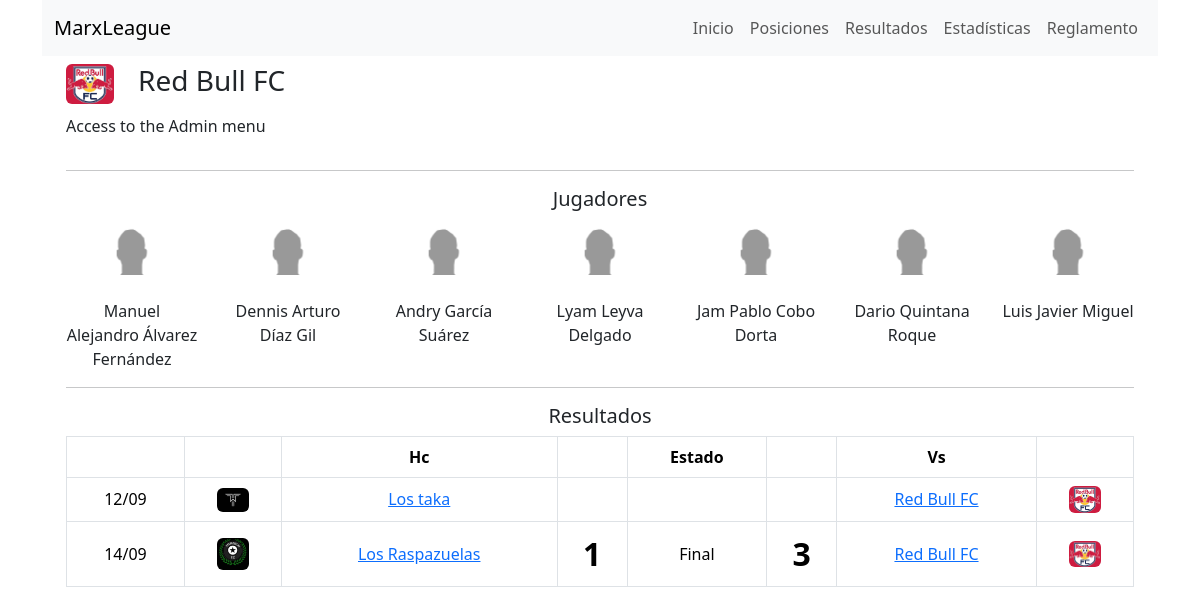
Before: /team-details/3 with the older database file.
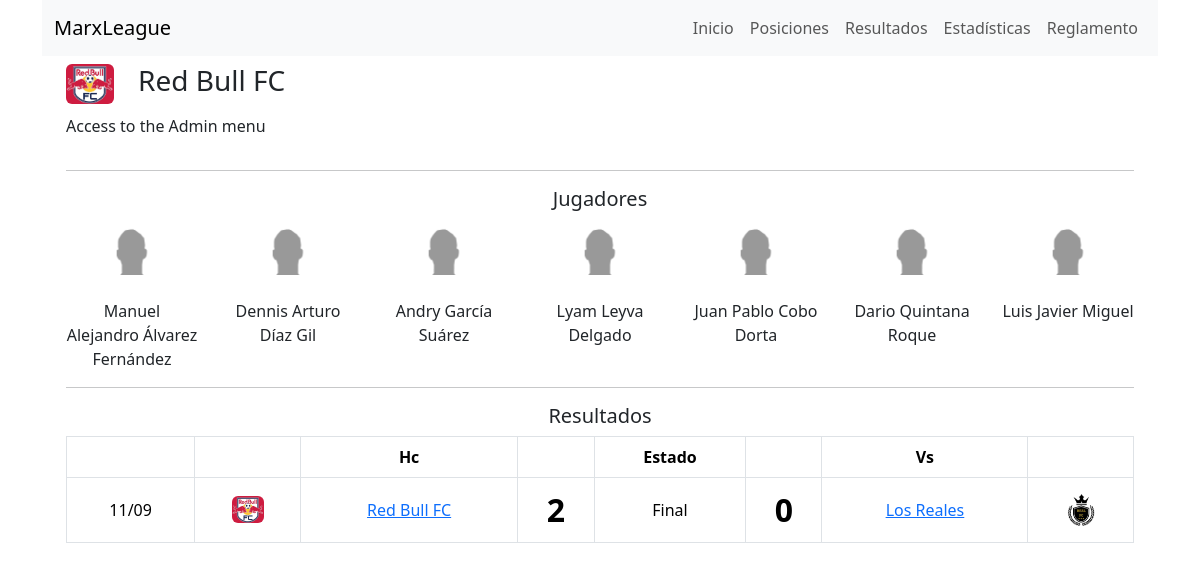
After: the same page with the newer database file.
### futbol/models/player.py (models this page shows, shortened)
class Player(models.Model):
    name = models.CharField(max_length=100, unique=True, default="Nombre")
    grade = models.CharField(max_length=50, null=True, blank=True)
    team = models.ForeignKey(Team, on_delete=models.SET_NULL, null=True)
    imagen = models.CharField(max_length=3, null=True, blank=True)
    alias = models.CharField(max_length=50, null=True, blank=True)

### futbol/models/schedule.py (models this page shows, shortened)
class Schedule(models.Model):
    STATUS_CHOICES = [
        ("completed", "Completed"),
        ("scheduled", "Scheduled"),
        ("raining", "Raining"),
        ("playing", "Playing"),
        ("pending", "Pending"),
    ]
    STAGES_CHOICES = [
        ("regular", "Regular"),
        ("octavos", "Octavos"),
        ("cuartos", "Cuartos"),
        ("semifinal", "SemiFinal"),
        ("final", "Final"),
    ]
    league = models.ForeignKey(League, on_delete=models.SET_NULL, null=True)
    vs = models.ForeignKey(
        Team,
        on_delete=models.SET_NULL,
        related_name="vs_schedule",
        null=True,
        blank=True,
    )
    hc = models.ForeignKey(
        Team,
        on_delete=models.SET_NULL,
        related_name="hc_schedule",
        null=True,
        blank=True,
    )
    date = models.DateField(null=True, blank=True)
    vs_goals = models.IntegerField(null=True, blank=True)
    hc_goals = models.IntegerField(null=True, blank=True)
    vs_definition_penalties = models.IntegerField(null=True, blank=True)
    hc_definition_penalties = models.IntegerField(null=True, blank=True)
    vs_points = models.IntegerField(null=True, blank=True)
    hc_points = models.IntegerField(null=True, blank=True)
    mvp = models.ForeignKey(Player, on_delete=models.SET_NULL, null=True, blank=True)
    status = models.CharField(
        max_length=20, choices=STATUS_CHOICES, default="scheduled"
    )
    stages = models.CharField(max_length=20, choices=STAGES_CHOICES, default="regular")

### futbol/models/team.py (models this page shows)
class Team(models.Model):
    name = models.CharField(max_length=100, unique=True, default="Nombre")
    description = models.CharField(max_length=300, null=True, blank=True)
    league = models.ManyToManyField(League)
    grade = models.CharField(max_length=50, null=True, blank=True)
    abbrev = models.CharField(max_length=3, null=True, blank=True)
    imagen = models.CharField(max_length=3, null=True, blank=True)
    def __str__(self):
        return self.name

### futbol/views/pages/team_details_page.py (the view)
# urls.py: path("team-details/<int:id>", TeamDetailsPageView.as_view(), name="team_details_page"),
class TeamDetailsPageView(TemplateView):
    model = Team
    template_name = "pages/team_details_page.html"
    context_object_name = "team"
    pk_url_kwarg = "id"
    def get_context_data(self, **kwargs):
        context = super().get_context_data(**kwargs)
        team_id = self.kwargs.get(self.pk_url_kwarg)
        team = self.model.objects.get(id=team_id)
        context[self.context_object_name] = team
        players = team.player_set.all()
        schedules_view = ScheduleView(**kwargs)
        schedules_context = schedules_view.get_context_data(request=self.request, team_filter=team)
        html = render_to_string(schedules_view.template_name, schedules_context)
        context['team'] = team
        context['players'] = players
        context['schedules'] = html
        return context

### futbol/templates/views/schedule_view.html (shortened to what this page needs)
{% load static %}
<table class="table table-bordered table-condensed">
  <thead>
    <tr>
      <th class="text-center"></th>
      <th class="text-center"></th>
      <th class="text-center">Hc</th>
      <th class="text-center"></th>
      <th class="text-center">Estado</th>
      <th class="text-center"></th>
      <th class="text-center">Vs</th>
      <th class="text-center"></th>
    </tr>
  </thead>
  <tbody>
    {% for schedule in schedules %}
      <tr>
        <td class="text-center align-middle">{{ schedule.date|date:'d/m' }}</td>
        <td class="text-center align-middle">
          <img style="height: 32; width: 32px" src="{% static 'images/logos/' %}{{ schedule.hc.imagen|default:'na' }}.png" class="rounded" alt="Logo" />
        </td>
        <td class="text-center align-middle">
          <a href="{% url 'team_details_page'  schedule.hc.id %}">{{ schedule.hc }}</a>
        </td>
        <td class="text-center align-middle">
          {% if schedule.status == 'completed' or schedule.status == 'playing' %}
            <span class="fw-bold fs-2">{{ schedule.hc_goals }}</span>
          {% endif %}
        </td>
        <td class="text-center align-middle">
          {% if schedule.status == 'completed' %}
            Final
          {% elif schedule.status == 'scheduled' %}
          {% elif schedule.status == 'playing' %}
            En Juego
          {% elif schedule.status == 'pending' %}
            Pendiente
          {% elif schedule.status == 'raining' %}
            Lloviendo
          {% endif %}
        </td>
        <td class="text-center align-middle">
          {% if schedule.status == 'completed' or schedule.status == 'playing' %}
            <span class="fw-bold fs-2">{{ schedule.vs_goals }}</span>
          {% endif %}
        </td>
        <td class="text-center align-middle">
          <a href="{% url 'team_details_page'  schedule.vs.id  %}">{{ schedule.vs }}</a>
        </td>
        <td class="text-center align-middle">
          <img style="height: 32; width: 32px" src="{% static 'images/logos/' %}{{ schedule.vs.imagen|default:'na' }}.png" class="rounded" alt="Logo" />
        </td>
      </tr>
    {% endfor %}
  </tbody>
</table>

### futbol/templates/pages/team_details_page.html (shortened to what this page needs)
{% extends './base.html' %}
{% load static %}
{% block content %}
  <div class="container">
    <div class="row">
      <div class="col-auto">
        <img style="height: 48; width: 48px" src="{% static 'images/logos/' %}{{ team.imagen|default:"na" }}.png" class="rounded" alt="Logo">
      </div>
      <div class="col">
        <h3>{{ team.name }}</h3>
      </div>
    </div>
    <div class="row mt-2">
      <div class="col">
        <p>{{ team.description }}</p>
      </div>
    </div>
    <hr />
    <div class="row">
      <div class="col">
        <h5 class="text-center">Jugadores</h5>
        <div class="row row-cols-3">
          {% for player in players %}
            <div class="col-md text-center mt-2">
              <div class="d-flex flex-column align-items-center">
                <img style="height: 48; width: 48px" src="{% static 'images/players/' %}{{ player.imagen|default:'na' }}.png" class="rounded" alt="Logo" /> <br />
                {{ player.name }}
              </div>
            </div>
          {% endfor %}
        </div>
      </div>
    </div>
    <hr />
    <div class="row">
      <div class="col">
        <h5 class="text-center">Resultados</h5>
        <div class="col">{{ schedules }}</div>
      </div>
    </div>
  </div>
{% endblock %}

Changed rows visible on the page:
removed Schedule: date "12/09", shows a picture, hc "Los taka", vs "Red Bull FC"
removed Schedule: date "14/09", shows a picture, hc "Los Raspazuelas", hc_goals "1", status "Final", vs_goals "3", vs "Red Bull FC"
changed Player: name "Jam Pablo Cobo Dorta" → "Juan Pablo Cobo Dorta"
added Schedule: date "11/09", hc "Red Bull FC", hc_goals "2", status "Final", vs_goals "0", vs "Los Reales"
